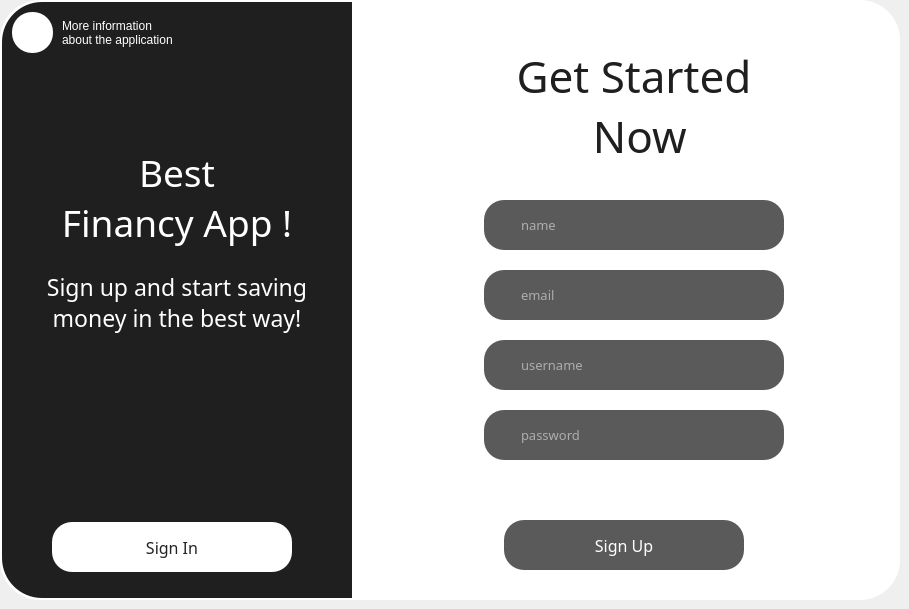
    <widget class="QWidget" name="registerPage">
     <widget class="QWidget" name="mainWidget_2" native="true">
      <property name="geometry">
       <rect>
        <x>0</x>
        <y>0</y>
        <width>900</width>
        <height>600</height>
       </rect>
      </property>
      <property name="styleSheet">
       <string notr="true">QWidget#mainWidget_2{
background-color: rgb(255,255,255);
border-radius:40px;
}</string>
      </property>
      <widget class="QWidget" name="signupWidget_2" native="true">
       <property name="geometry">
        <rect>
         <x>2</x>
         <y>2</y>
         <width>350</width>
         <height>596</height>
        </rect>
       </property>
       <property name="styleSheet">
        <string notr="true">QWidget#signupWidget_2{
background-color: rgb(31,31,31);
border-top-left-radius:40px;
border-bottom-left-radius:40px;
}</string>
       </property>
       <widget class="QLabel" name="mainLabel_6">
        <property name="geometry">
         <rect>
          <x>50</x>
          <y>140</y>
          <width>250</width>
          <height>111</height>
         </rect>
        </property>
        <property name="font">
         <font>
          <family>Poppins</family>
          <pointsize>28</pointsize>
          <bold>false</bold>
          <stylestrategy>PreferAntialias</stylestrategy>
          <kerning>true</kerning>
         </font>
        </property>
        <property name="styleSheet">
         <string notr="true">color: rgb(255,255,255);
</string>
        </property>
        <property name="text">
         <string>Best 
Financy App !</string>
        </property>
        <property name="alignment">
         <set>Qt::AlignCenter</set>
        </property>
       </widget>
       <widget class="QLabel" name="mainLabel_7">
        <property name="geometry">
         <rect>
          <x>25</x>
          <y>220</y>
          <width>300</width>
          <height>161</height>
         </rect>
        </property>
        <property name="font">
         <font>
          <family>Poppins</family>
          <pointsize>17</pointsize>
          <bold>false</bold>
          <stylestrategy>PreferAntialias</stylestrategy>
          <kerning>true</kerning>
         </font>
        </property>
        <property name="styleSheet">
         <string notr="true">color: rgb(255,255,255);
</string>
        </property>
        <property name="text">
         <string>Sign up and start saving 
money in the best way!</string>
        </property>
        <property name="alignment">
         <set>Qt::AlignCenter</set>
        </property>
       </widget>
       <widget class="QPushButton" name="signinButton">
        <property name="geometry">
         <rect>
          <x>50</x>
          <y>520</y>
          <width>240</width>
          <height>50</height>
         </rect>
        </property>
        <property name="font">
         <font>
          <family>Poppins</family>
          <pointsize>12</pointsize>
          <bold>false</bold>
         </font>
        </property>
        <property name="styleSheet">
         <string notr="true">QWidget#signinButton{
	background-color: rgb(255, 255, 255);
	border-radius:20px;
	color: rgb(35,35,35);
}

QWidget#signinButton:hover{
	background-color: rgb(170, 170, 170);
	border-radius:20px;
	color: rgb(35,35,35);
}</string>
        </property>
        <property name="text">
         <string>Sign In</string>
        </property>
        <property name="flat">
         <bool>true</bool>
        </property>
       </widget>
       <widget class="QPushButton" name="signinButton_2">
        <property name="geometry">
         <rect>
          <x>10</x>
          <y>10</y>
          <width>41</width>
          <height>41</height>
         </rect>
        </property>
        <property name="font">
         <font>
          <family>Poppins</family>
          <pointsize>12</pointsize>
          <bold>false</bold>
         </font>
        </property>
        <property name="styleSheet">
         <string notr="true">QWidget#signinButton_2{
	background-color: rgb(255, 255, 255);
	border-radius:20px;
	color: rgb(35,35,35);
	image: url(:/new/prefix1/icons/info.svg);
}

QWidget#signinButton_2:hover{
	background-color: rgb(170, 170, 170);
	border-radius:20px;
	color: rgb(35,35,35);
}</string>
        </property>
        <property name="text">
         <string/>
        </property>
        <property name="flat">
         <bool>true</bool>
        </property>
       </widget>
       <widget class="QLabel" name="label">
        <property name="geometry">
         <rect>
          <x>60</x>
          <y>10</y>
          <width>231</width>
          <height>41</height>
         </rect>
        </property>
        <property name="styleSheet">
         <string notr="true">color: rgb(255,255,255);
font: 10pt &quot;Segoe UI&quot;;</string>
        </property>
        <property name="text">
         <string>More information
about the application</string>
        </property>
       </widget>
      </widget>
      <widget class="QLabel" name="mainLabel_8">
       <property name="geometry">
        <rect>
         <x>484</x>
         <y>50</y>
         <width>300</width>
         <height>111</height>
        </rect>
       </property>
       <property name="font">
        <font>
         <family>Poppins</family>
         <pointsize>33</pointsize>
         <bold>false</bold>
         <stylestrategy>PreferAntialias</stylestrategy>
         <kerning>true</kerning>
        </font>
       </property>
       <property name="styleSheet">
        <string notr="true">color: rgb(31,31,31);
</string>
       </property>
       <property name="text">
        <string>Get Started 
 Now</string>
       </property>
       <property name="alignment">
        <set>Qt::AlignCenter</set>
       </property>
      </widget>
      <widget class="QLineEdit" name="loginEdit_2">
       <property name="geometry">
        <rect>
         <x>519</x>
         <y>340</y>
         <width>230</width>
         <height>50</height>
        </rect>
       </property>
       <property name="font">
        <font>
         <family>Poppins</family>
         <pointsize>10</pointsize>
        </font>
       </property>
       <property name="styleSheet">
        <string notr="true">QWidget#loginEdit_2{
	background-color: rgb(90, 90, 90);
	border-radius:20px;
	color: rgb(255, 255, 255);
}</string>
       </property>
       <property name="inputMask">
        <string extracomment="login"/>
       </property>
       <property name="placeholderText">
        <string>username</string>
       </property>
      </widget>
      <widget class="QLineEdit" name="passwordEdit_2">
       <property name="geometry">
        <rect>
         <x>519</x>
         <y>410</y>
         <width>230</width>
         <height>50</height>
        </rect>
       </property>
       <property name="font">
        <font>
         <family>Poppins</family>
         <pointsize>10</pointsize>
        </font>
       </property>
       <property name="styleSheet">
        <string notr="true">QWidget#passwordEdit_2{
	background-color: rgb(90, 90, 90);
	border-radius:20px;
	color: rgb(255, 255, 255);
}</string>
       </property>
       <property name="inputMask">
        <string/>
       </property>
       <property name="text">
        <string/>
       </property>
       <property name="echoMode">
        <enum>QLineEdit::Password</enum>
       </property>
       <property name="placeholderText">
        <string>password</string>
       </property>
      </widget>
      <widget class="QWidget" name="loginWidget_2" native="true">
       <property name="geometry">
        <rect>
         <x>484</x>
         <y>340</y>
         <width>300</width>
         <height>50</height>
        </rect>
       </property>
       <property name="styleSheet">
        <string notr="true">QWidget#loginWidget_2{
	background-color: rgb(90, 90, 90);
	border-radius:20px;
}</string>
       </property>
      </widget>
      <widget class="QWidget" name="passwordWidget_2" native="true">
       <property name="geometry">
        <rect>
         <x>484</x>
         <y>410</y>
         <width>300</width>
         <height>50</height>
        </rect>
       </property>
       <property name="styleSheet">
        <string notr="true">QWidget#passwordWidget_2{
	background-color: rgb(90, 90, 90);
	border-radius:20px;
}</string>
       </property>
      </widget>
      <widget class="QPushButton" name="registerButton">
       <property name="geometry">
        <rect>
         <x>504</x>
         <y>520</y>
         <width>240</width>
         <height>50</height>
        </rect>
       </property>
       <property name="font">
        <font>
         <family>Poppins</family>
         <pointsize>12</pointsize>
         <bold>false</bold>
        </font>
       </property>
       <property name="styleSheet">
        <string notr="true">QWidget#registerButton{
	background-color: rgb(90, 90, 90);
	border-radius:20px;
	color: rgb(255,255,255);
}

QWidget#registerButton:hover{
	background-color: rgb(195, 195, 195);
	border-radius:20px;
	color: rgb(255,255,255);
}</string>
       </property>
       <property name="text">
        <string>Sign Up</string>
       </property>
       <property name="flat">
        <bool>true</bool>
       </property>
      </widget>
      <widget class="QWidget" name="loginWidget_3" native="true">
       <property name="geometry">
        <rect>
         <x>484</x>
         <y>270</y>
         <width>300</width>
         <height>50</height>
        </rect>
       </property>
       <property name="styleSheet">
        <string notr="true">QWidget#loginWidget_3{
	background-color: rgb(90, 90, 90);
	border-radius:20px;
}</string>
       </property>
      </widget>
      <widget class="QLineEdit" name="emailEdit">
       <property name="geometry">
        <rect>
         <x>519</x>
         <y>270</y>
         <width>230</width>
         <height>50</height>
        </rect>
       </property>
       <property name="font">
        <font>
         <family>Poppins</family>
         <pointsize>10</pointsize>
        </font>
       </property>
       <property name="styleSheet">
        <string notr="true">QWidget#emailEdit{
	background-color: rgb(90, 90, 90);
	border-radius:20px;
	color: rgb(255, 255, 255);
}</string>
       </property>
       <property name="inputMask">
        <string extracomment="login"/>
       </property>
       <property name="placeholderText">
        <string>email</string>
       </property>
      </widget>
      <widget class="QLineEdit" name="nameEdit">
       <property name="geometry">
        <rect>
         <x>519</x>
         <y>200</y>
         <width>230</width>
         <height>50</height>
        </rect>
       </property>
       <property name="font">
        <font>
         <family>Poppins</family>
         <pointsize>10</pointsize>
        </font>
       </property>
       <property name="styleSheet">
        <string notr="true">QWidget#nameEdit{
	background-color: rgb(90, 90, 90);
	border-radius:20px;
	color: rgb(255, 255, 255);
}</string>
       </property>
       <property name="inputMask">
        <string extracomment="login"/>
       </property>
       <property name="placeholderText">
        <string>name</string>
       </property>
      </widget>
      <widget class="QWidget" name="loginWidget_4" native="true">
       <property name="geometry">
        <rect>
         <x>484</x>
         <y>200</y>
         <width>300</width>
         <height>50</height>
        </rect>
       </property>
       <property name="styleSheet">
        <string notr="true">QWidget#loginWidget_4{
	background-color: rgb(90, 90, 90);
	border-radius:20px;
}</string>
       </property>
      </widget>
      <widget class="QPushButton" name="closeButton_3">
       <property name="geometry">
        <rect>
         <x>840</x>
         <y>30</y>
         <width>28</width>
         <height>28</height>
        </rect>
       </property>
       <property name="mouseTracking">
        <bool>true</bool>
       </property>
       <property name="autoFillBackground">
        <bool>false</bool>
       </property>
       <property name="styleSheet">
        <string notr="true">QWidget#closeButton_3{
	image:url(:/new/prefix1/icons/close.png);
}

QWidget#closeButton_3:hover{
	image:url(:/new/prefix1/icons/close_pressed.png);
}

QWidget#closeButton_3:pressed{
border: none;
outline: none;
image:url(:/new/prefix1/icons/close_pressed.png);
}
</string>
       </property>
       <property name="text">
        <string/>
       </property>
       <property name="iconSize">
        <size>
         <width>20</width>
         <height>20</height>
        </size>
       </property>
       <property name="autoRepeat">
        <bool>false</bool>
       </property>
       <property name="autoDefault">
        <bool>false</bool>
       </property>
       <property name="default">
        <bool>false</bool>
       </property>
       <property name="flat">
        <bool>true</bool>
       </property>
      </widget>
      <widget class="QPushButton" name="showButton">
       <property name="geometry">
        <rect>
         <x>750</x>
         <y>422</y>
         <width>30</width>
         <height>30</height>
        </rect>
       </property>
       <property name="mouseTracking">
        <bool>true</bool>
       </property>
       <property name="autoFillBackground">
        <bool>false</bool>
       </property>
       <property name="styleSheet">
        <string notr="true">QWidget#showButton{
border: none;
outline: none;
}</string>
       </property>
       <property name="text">
        <string/>
       </property>
       <property name="iconSize">
        <size>
         <width>20</width>
         <height>20</height>
        </size>
       </property>
       <property name="autoRepeat">
        <bool>false</bool>
       </property>
       <property name="autoDefault">
        <bool>false</bool>
       </property>
       <property name="default">
        <bool>false</bool>
       </property>
       <property name="flat">
        <bool>true</bool>
       </property>
      </widget>
      <widget class="QPushButton" name="infoButton">
       <property name="geometry">
        <rect>
         <x>790</x>
         <y>420</y>
         <width>30</width>
         <height>30</height>
        </rect>
       </property>
       <property name="mouseTracking">
        <bool>true</bool>
       </property>
       <property name="autoFillBackground">
        <bool>false</bool>
       </property>
       <property name="styleSheet">
        <string notr="true">QWidget#infoButton{
	image: url(:/new/prefix1/icons/info.svg);
}

QWidget#infoButton:hover{
	image: url(:/new/prefix1/icons/info_pressed.svg);
}

QWidget#infoButton:pressed{
border: none;
outline: none;
	image: url(:/new/prefix1/icons/info_pressed.svg);
}
</string>
       </property>
       <property name="text">
        <string/>
       </property>
       <property name="iconSize">
        <size>
         <width>20</width>
         <height>20</height>
        </size>
       </property>
       <property name="autoRepeat">
        <bool>false</bool>
       </property>
       <property name="autoDefault">
        <bool>false</bool>
       </property>
       <property name="default">
        <bool>false</bool>
       </property>
       <property name="flat">
        <bool>true</bool>
       </property>
      </widget>
      <zorder>signupWidget_2</zorder>
      <zorder>mainLabel_8</zorder>
      <zorder>loginWidget_2</zorder>
      <zorder>passwordWidget_2</zorder>
      <zorder>registerButton</zorder>
      <zorder>loginEdit_2</zorder>
      <zorder>passwordEdit_2</zorder>
      <zorder>loginWidget_3</zorder>
      <zorder>loginWidget_4</zorder>
      <zorder>nameEdit</zorder>
      <zorder>closeButton_3</zorder>
      <zorder>emailEdit</zorder>
      <zorder>showButton</zorder>
      <zorder>infoButton</zorder>
     </widget>
    </widget>
